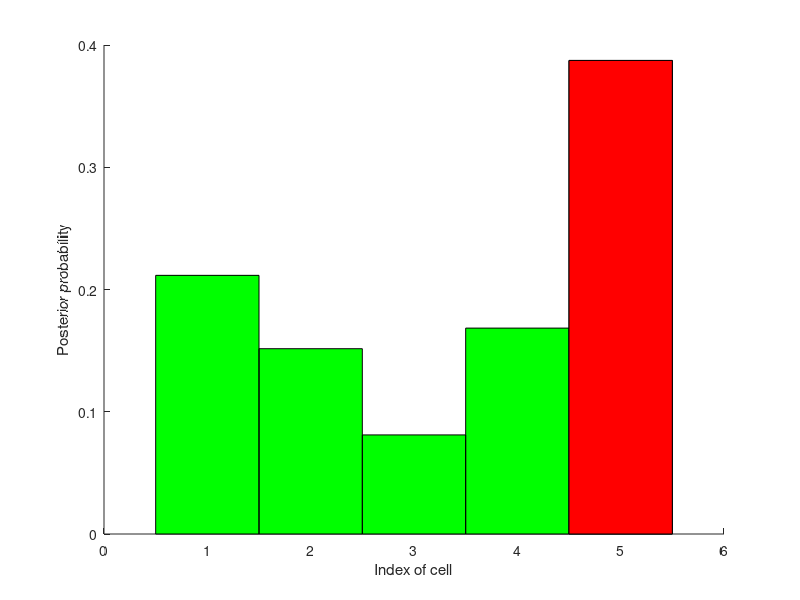
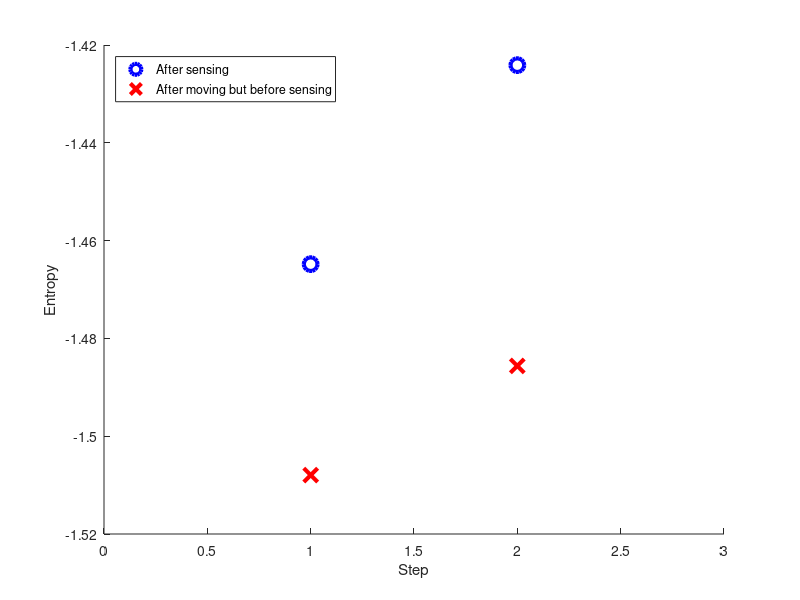

Here is the MATLAB script that generated these plots, in order:
%% The main function
function p8
    clc; clear all; close all;
    p = [0.2, 0.2, 0.2, 0.2, 0.2];        % Prior
    world = {'green', 'red', 'red', 'green', 'green'};  % Map    
    %% First configuration of meas. & motion
    measurements = {'red', 'green'};      % Observation
    motions = [1, 1];                     % Motions
    %% Second configuration
%     measurements = {'red', 'green', 'green'};      % Observation
%     motions = [1, 1, 1];                     % Motions   
%     %% Third configuration
%     measurements = {'green', 'red'};
%     motions = [1, 1];
    %% Fourth configuration
%     measurements = {'green', 'green'};
%     motions = [3, 1];
    %% Fifth configuration, It is impossible case.
%     measurements = {'red', 'red'};
%     motions = [3, 1];
    %% Sixth configuration, It is impossible case.
%     measurements = {'red', 'red'};
%     motions = [2, 1];
    %% Observation model
    pHit = 0.6;                           
    pMiss = 0.2;
    %% Motion model / Process model
    pExact = 0.8;
    pOvershoot = 0.1;
    pUndershoot = 0.1;
    %% The recursive sensing and moving
    entropy = zeros(2, length(motions));
    for i = 1 : length(measurements)
        %% Update by sensing
        p = sense(p, measurements(i), world, pHit, pMiss); 
        entropy(1,i) = sum(p .* log(p) );  
        %% Predict by moving
        p = move(p, motions(i), pExact, pOvershoot, pUndershoot);
        entropy(2,i) = sum(p .* log(p) );    
    end
    disp(p)
    disp(entropy(end, end)); % Show the final distribution's entropy
    %% Show the posterior
    h1 = figure(1);
    hold on;
    hAllBar = bar(p, 'hist');
    set(hAllBar,'FaceColor','g');
    [pMaxCell, iMaxCell] = max(p);
    pMax = zeros(1, length(p));
    pMax(iMaxCell) = pMaxCell;
    hMaxBar = bar(pMax, 'hist');
    set(hMaxBar,'FaceColor','r');
    xlabel('Index of cell');
    ylabel('Posterior probability');
    print(h1, '-dpng', 'posterior.png');
    %% Show the entropy
    h2 = figure(2);
    hold on;
    plot(entropy(1,:), 'bo', 'linewidth', 3, 'markersize', 10);
    plot(entropy(2,:), 'rx', 'linewidth', 3, 'markersize', 10);
    xlim([0, length(motions)+1]);
    xlabel('Step');
    ylabel('Entropy');
    legend('After sensing', 'After moving but before sensing', 'Location', 'NorthWest');
    print(h2, '-dpng', 'entropy.png');
end

%% 
function q = sense(p, z, world, pHit, pMiss)
    q = zeros(size(p));
    for i = 1:length(p)
        hit = strcmp(z, world(i));
        q(i) = p(i) * (hit * pHit + (1-hit) * pMiss); 
    end
    q = q / sum(q);     
end
%%
function q = move(p, u, pExact, pOvershoot, pUndershoot)
    n = length(p);
    q = zeros(1, n);
    for i = 1 : n
        q(i) = pExact * p(mod(i-1-u, n) + 1); 
        q(i) = q(i) + pOvershoot * p(mod(i-2-u, n) + 1);
        q(i) = q(i) + pUndershoot * p(mod(i-u, n) + 1);
    end
end